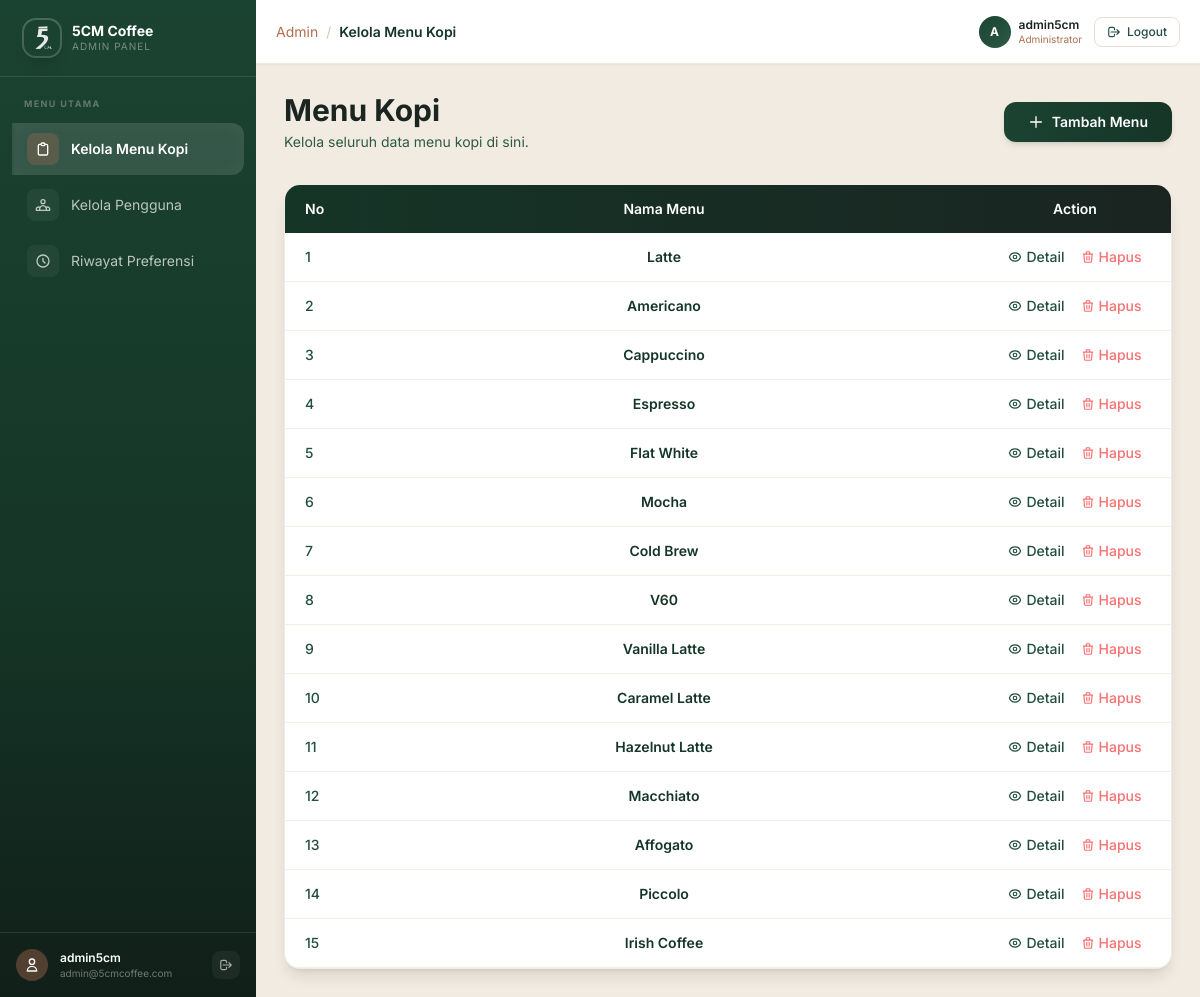
/admin-menu/ (signed in), run on an earlier commit of the app's database.
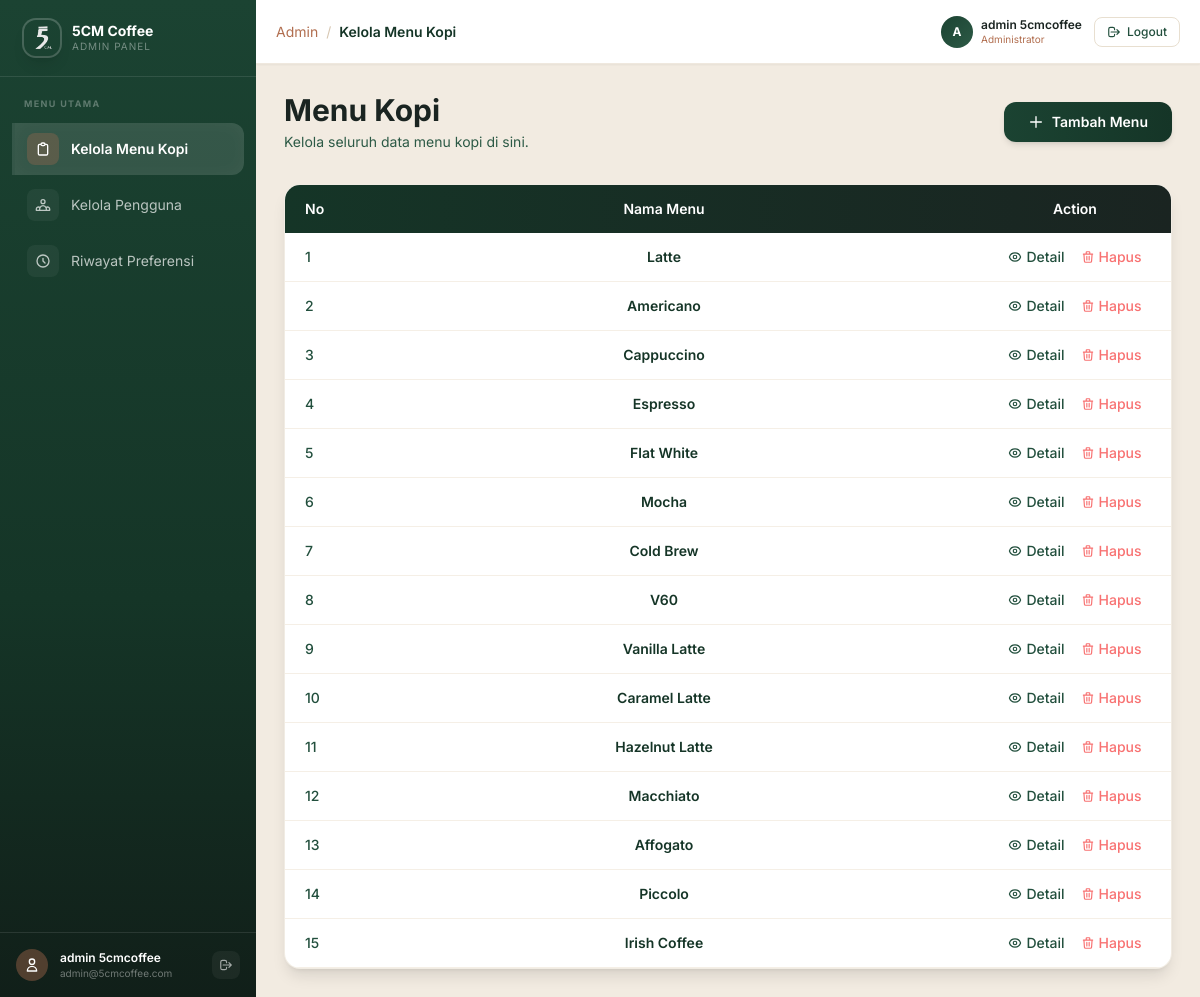
And on a later commit of the database.
### recommendation/models.py (models this page shows, shortened)
class User(AbstractBaseUser, PermissionsMixin):
    id_user = models.AutoField(primary_key=True)
    nama = models.CharField(max_length=100)
    email = models.EmailField(max_length=100, unique=True)
    is_active = models.BooleanField(default=True)
    is_staff = models.BooleanField(default=False)
    objects = UserManager()
    USERNAME_FIELD = 'email'
    REQUIRED_FIELDS = ['nama']
    class Meta:
        db_table = 'user'
        verbose_name = 'User'
        verbose_name_plural = 'User'

### recommendation/views.py (the view)
# urls.py: path('admin-menu/', views.admin_menu, name='admin_menu'),
@login_required
def admin_menu(request):
    if not request.user.is_staff:
        return redirect('recommendation:form')
    menus = MenuKopi.objects.all()
    return render(request, 'recommendation/admin_menu.html', {'menus': menus})

### recommendation/templates/recommendation/admin_menu.html (shortened to what this page needs)
{% extends 'recommendation/base_admin.html' %}
{% block admin_content %}
<div class="animate-fade-in">
    <div class="flex justify-between items-center mb-8">
        <div>
            <h1 class="text-3xl font-bold text-coffee-800 mb-1">Menu Kopi</h1>
            <p class="text-coffee-400 text-sm">Kelola seluruh data menu kopi di sini.</p>
        </div>
        <a href="{% url 'recommendation:admin_menu_add' %}" class="btn-glow bg-gradient-to-r from-coffee-600 to-coffee-700 text-white font-semibold py-2.5 px-6 rounded-xl text-sm shadow-md flex items-center gap-2">
            <svg xmlns="http://www.w3.org/2000/svg" class="h-4 w-4" fill="none" viewBox="0 0 24 24" stroke="currentColor" stroke-width="2">
                <path stroke-linecap="round" stroke-linejoin="round" d="M12 4v16m8-8H4" />
            </svg>
            Tambah Menu
        </a>
    </div>
    <div class="bg-white rounded-2xl shadow-lg border border-coffee-100/60 overflow-hidden">
        <table class="w-full text-sm">
            <thead>
                <tr class="bg-gradient-to-r from-coffee-700 to-coffee-800 text-white">
                    <th class="py-3.5 px-5 text-left font-semibold w-16">No</th>
                    <th class="py-3.5 px-5 text-center font-semibold">Nama Menu</th>
                    <th class="py-3.5 px-5 text-center font-semibold w-48">Action</th>
                </tr>
            </thead>
            <tbody>
                {% for menu in menus %}
                <tr class="border-b border-coffee-50 hover:bg-cream-50 transition-colors">
                    <td class="py-3.5 px-5 text-coffee-500 font-medium">{{ forloop.counter }}</td>
                    <td class="py-3.5 px-5 text-center font-semibold text-coffee-700">{{ menu.nama_menu }}</td>
                    <td class="py-3.5 px-5 text-center flex justify-center gap-4">
                        <a href="{% url 'recommendation:admin_menu_edit' menu.id_menu %}" class="inline-flex items-center gap-1 text-coffee-500 hover:text-coffee-700 font-medium transition-colors">
                            Detail
                        </a>
                        <a href="{% url 'recommendation:admin_menu_delete' menu.id_menu %}"
                           onclick="return confirm('Apakah Anda yakin ingin menghapus menu ini?')"
                           class="inline-flex items-center gap-1 text-red-400 hover:text-red-600 font-medium transition-colors">
                            Hapus
                        </a>
                    </td>
                </tr>
                {% empty %}
                <tr>
                    <td colspan="3" class="py-10 text-center text-coffee-300">Belum ada data menu kopi.</td>
                </tr>
                {% endfor %}
            </tbody>
        </table>
    </div>
</div>
{% endblock %}

### recommendation/templates/recommendation/base_admin.html (shortened to what the changed rows need)
{% load static %}
<!DOCTYPE html>
<html lang="id">
<head>
    <script src="https://cdn.tailwindcss.com"></script>
</head>
<body class="bg-cream-50 flex h-screen overflow-hidden">
    <aside id="sidebar"
           class="fixed lg:static top-0 left-0 h-full w-64 flex-shrink-0 flex flex-col z-30
                  -translate-x-full lg:translate-x-0"
           style="background: linear-gradient(180deg, #1B4332 0%, #153527 60%, #111F19 100%);">
        <div class="border-t border-white/10 px-4 py-4">
            <div class="flex items-center gap-3">
                <div class="min-w-0 flex-1">
                    <p class="text-white text-xs font-semibold truncate">{{ user.nama }}</p>
                    <p class="text-white/40 text-[10px] truncate">{{ user.email }}</p>
                </div>
            </div>
        </div>
    </aside>
    <div class="flex-1 flex flex-col h-screen overflow-hidden min-w-0">
        <header class="flex-shrink-0 flex items-center gap-4 px-5 py-0 h-16 bg-white border-b border-coffee-100/70 shadow-sm z-10">
            <div class="flex items-center gap-3 flex-shrink-0">
                <div class="hidden sm:flex items-center gap-2">
                    <div class="w-8 h-8 rounded-full flex items-center justify-center text-white text-xs font-bold"
                         style="background: linear-gradient(135deg, #1B4332, #2D5A46);">
                        {{ user.nama|first|upper }}
                    </div>
                    <div class="leading-tight">
                        <p class="text-xs font-semibold text-coffee-800">{{ user.nama }}</p>
                        <p class="text-[10px] text-coffee-300">Administrator</p>
                    </div>
                </div>
            </div>
        </header>
        <main class="flex-1 overflow-y-auto content-scroll p-5 lg:p-7">
            <div class="animate-fade-in">
                {% block admin_content %}{% endblock %}
            </div>
        </main>
    </div>
</body>
</html>

What changed in the data, as far as the page shows it:
changed User "admin@5cmcoffee.com": nama "admin5cm" → "admin 5cmcoffee"
